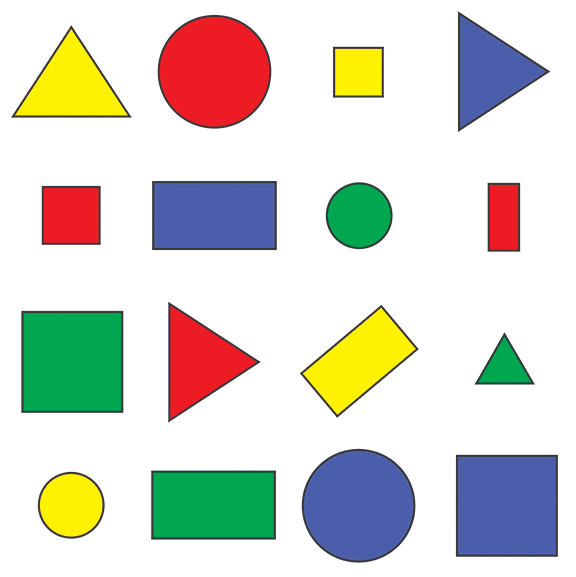
#> input picture Section 1/Images/shapes.png, 576 x 577 px
$ python ContourAndShapeDetection2.py
#> lines starting #> are read from the running program, lines starting #| are printed output that depends on the picture; after the words box and inside, x2 and y2 are one past the last pixel; in counts of white or black regions, pixels touching at a corner belong together
import cv2
import numpy as np

image = cv2.imread("Images/shapes.png")
#> image is the input picture: shape (577, 576, 3); mean B, G, R 205.1, 214.3, 214.2

# Step 1 :Convert the image to greyscale
img_greyscale = cv2.cvtColor(image,cv2.COLOR_BGR2GRAY)
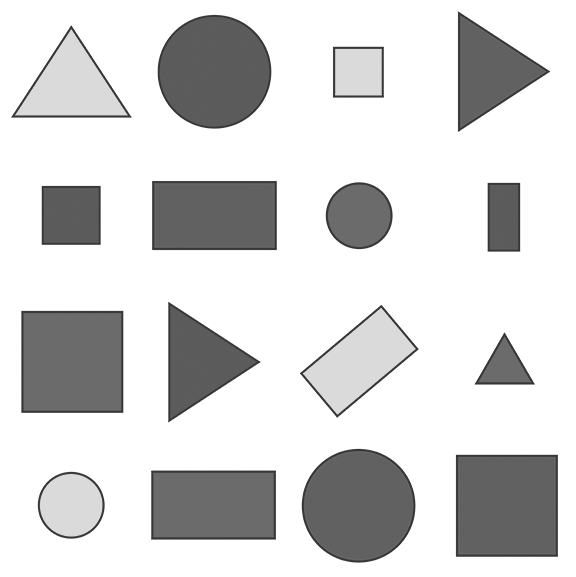
#> img_greyscale: shape (577, 576); min 54, max 255, mean 213.2

# Step 2 :Cannyedge to detect edges
lower_threshold = 100
higher_threshold = 150
canny_edge = cv2.Canny(img_greyscale,lower_threshold,higher_threshold)
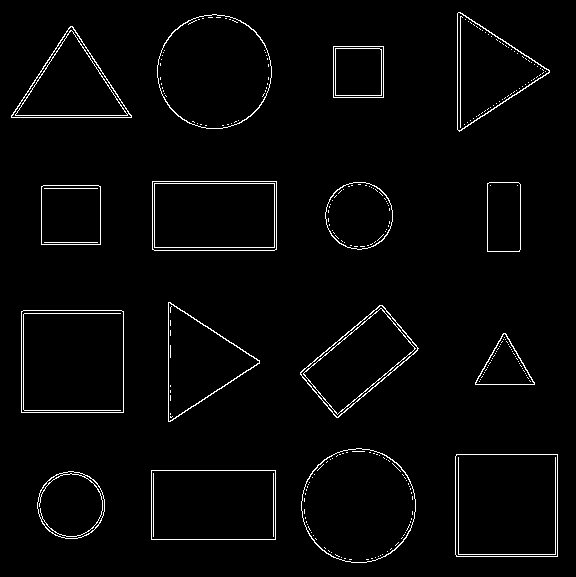
#> canny_edge: shape (577, 576); 2.5% white in thin lines or dots

# Step 3 : find the contours
contours,hirearchy = cv2.findContours(canny_edge.copy(),cv2.RETR_EXTERNAL,cv2.CHAIN_APPROX_NONE)
#> contours = 16 contours; largest, box (x1, y1, x2, y2) and area: (455, 454, 558, 557) 10401, (21, 310, 124, 413) 10401, (301, 448, 416, 563) 10200, (157, 14, 272, 129) 10194, (151, 470, 276, 540) 8556; hirearchy = 16 rows, first 6: [1, -1, -1, -1], [2, 0, -1, -1], [3, 1, -1, -1], [4, 2, -1, -1], [5, 3, -1, -1], [6, 4, -1, -1]

# Step 4 : find the length of contours
print(f"Length of the contours = {str(len(contours))}")
#| Length of the contours = 16
for cnt in contours:
    area = cv2.contourArea(cnt)
    print("Area of eac contours:",area)

# Step 5 : Draw the contour
    img_copy = image.copy()
    cv2.drawContours(img_copy,cnt,-1,(0,255,0),3)

# Step 6 : Find the arc line of contour
    peri = cv2.arcLength(cnt,True)
#> this loop made 16 passes
#> (area, peri) on passes 1 to 12: (3535.5, 222.9), (8556, 386), (10401, 406.8), (10200, 378.7), (1603.5, 186.6), (10401, 406.8), (6302.5, 338.7), (5612, 352), (3478, 234.8), (2272, 201.7), (3531.5, 222.9), (8553, 384.8)
#| Area of eac contours: 3535.5
#| Area of eac contours: 8556.0
#| Area of eac contours: 10401.0
#| Area of eac contours: 10200.0
#| Area of eac contours: 1603.5
#| Area of eac contours: 10401.0
#| Area of eac contours: 6302.5
#| Area of eac contours: 5612.0
#> (further printed lines are left out)

# STep 7 :

cv2.imshow("drawcontours",img_copy)
cv2.waitKey(0)
